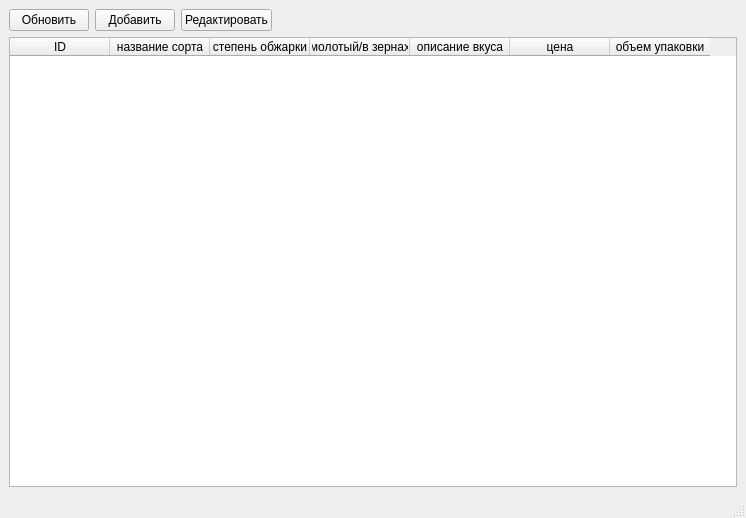
<?xml version="1.0" encoding="UTF-8"?>
<ui version="4.0">
 <class>MainWindow</class>
 <widget class="QMainWindow" name="MainWindow">
  <property name="geometry">
   <rect>
    <x>0</x>
    <y>0</y>
    <width>746</width>
    <height>518</height>
   </rect>
  </property>
  <property name="windowTitle">
   <string>MainWindow</string>
  </property>
  <widget class="QWidget" name="centralwidget">
   <layout class="QVBoxLayout" name="verticalLayout">
    <item>
     <layout class="QHBoxLayout" name="horizontalLayout">
      <item>
       <widget class="QPushButton" name="pushButton">
        <property name="text">
         <string>Обновить</string>
        </property>
       </widget>
      </item>
      <item>
       <widget class="QPushButton" name="addButton">
        <property name="text">
         <string>Добавить</string>
        </property>
       </widget>
      </item>
      <item>
       <widget class="QPushButton" name="editButton">
        <property name="text">
         <string>Редактировать</string>
        </property>
       </widget>
      </item>
      <item>
       <spacer name="horizontalSpacer">
        <property name="orientation">
         <enum>Qt::Horizontal</enum>
        </property>
        <property name="sizeHint" stdset="0">
         <size>
          <width>40</width>
          <height>20</height>
         </size>
        </property>
       </spacer>
      </item>
     </layout>
    </item>
    <item>
     <widget class="QTableWidget" name="tableWidget">
      <column>
       <property name="text">
        <string>ID</string>
       </property>
      </column>
      <column>
       <property name="text">
        <string>название сорта</string>
       </property>
      </column>
      <column>
       <property name="text">
        <string>степень обжарки</string>
       </property>
      </column>
      <column>
       <property name="text">
        <string>молотый/в зернах</string>
       </property>
      </column>
      <column>
       <property name="text">
        <string>описание вкуса</string>
       </property>
      </column>
      <column>
       <property name="text">
        <string>цена</string>
       </property>
      </column>
      <column>
       <property name="text">
        <string>объем упаковки</string>
       </property>
      </column>
     </widget>
    </item>
   </layout>
  </widget>
  <widget class="QMenuBar" name="menubar">
   <property name="geometry">
    <rect>
     <x>0</x>
     <y>0</y>
     <width>746</width>
     <height>21</height>
    </rect>
   </property>
  </widget>
  <widget class="QStatusBar" name="statusbar"/>
 </widget>
 <resources/>
 <connections/>
</ui>
